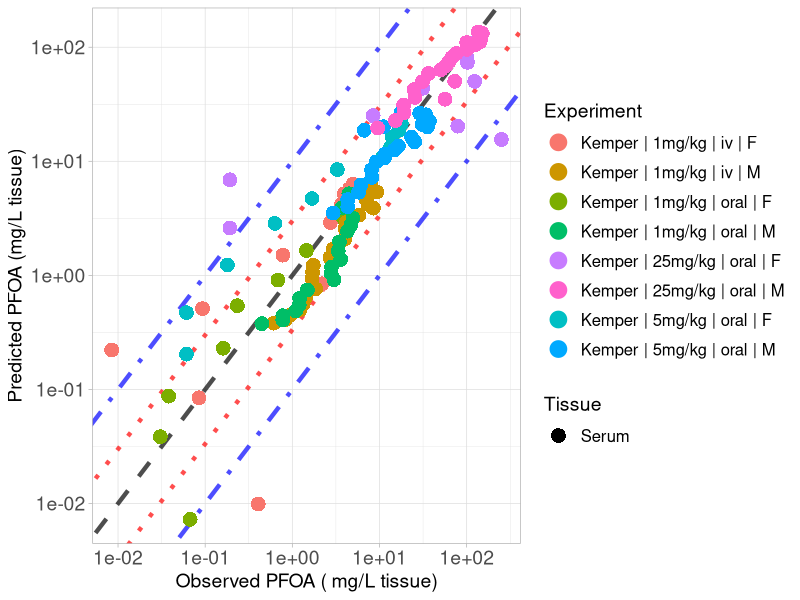

Source code (R):
library(ggplot2)

#setwd("C:/Users/ptsir/Documents/GitHub/PFAS_PBK_models/PFOA inhalation Rat/Validation/Validation_results")
setwd("/Users/user/Documents/GitHub/PFAS_PBK_models/PFOA inhalation Rat/Validation/Validation_permeability_Ka2")

# Load Results 

# 
Kemper_serum_results <- read.csv("Kemper_2003_serum_results.csv", header = T)
Kemper_iv_F_1 <- Kemper_serum_results[Kemper_serum_results$Dose == 1 & Kemper_serum_results$Type == "iv" &
                               Kemper_serum_results$sex == "F", ]
Kemper_iv_F_1$Experiment <- "Kemper | 1mg/kg | iv | F"

Kemper_oral_F_1 <- Kemper_serum_results[Kemper_serum_results$Dose == 1 & Kemper_serum_results$Type == "oral" &
                                 Kemper_serum_results$sex == "F", ]
Kemper_oral_F_1$Experiment <- "Kemper | 1mg/kg | oral | F"

Kemper_oral_F_5 <- Kemper_serum_results[Kemper_serum_results$Dose == 5 & Kemper_serum_results$Type == "oral" &
                                 Kemper_serum_results$sex == "F", ]
Kemper_oral_F_5$Experiment <- "Kemper | 5mg/kg | oral | F"
Kemper_oral_F_25 <- Kemper_serum_results[Kemper_serum_results$Dose == 25 & Kemper_serum_results$Type == "oral" &
                                  Kemper_serum_results$sex == "F", ]
Kemper_oral_F_25$Experiment <- "Kemper | 25mg/kg | oral | F"

Kemper_iv_M_1 <- Kemper_serum_results[Kemper_serum_results$Dose == 1 & Kemper_serum_results$Type == "iv" &
                               Kemper_serum_results$sex == "M", ]
Kemper_iv_M_1$Experiment <- "Kemper | 1mg/kg | iv | M"

Kemper_oral_M_1 <- Kemper_serum_results[Kemper_serum_results$Dose == 1 & Kemper_serum_results$Type == "oral" &
                                 Kemper_serum_results$sex == "M", ]
Kemper_oral_M_1$Experiment <- "Kemper | 1mg/kg | oral | M"

Kemper_oral_M_5 <- Kemper_serum_results[Kemper_serum_results$Dose == 5 & Kemper_serum_results$Type == "oral" &
                                 Kemper_serum_results$sex == "M", ]
Kemper_oral_M_5$Experiment <- "Kemper | 5mg/kg | oral | M"
Kemper_oral_M_25 <- Kemper_serum_results[Kemper_serum_results$Dose == 25 & Kemper_serum_results$Type == "oral" &
                                  Kemper_serum_results$sex == "M", ]
Kemper_oral_M_25$Experiment <- "Kemper | 25mg/kg | oral | M"
# 
# Kudo_high <- Kudo_results[Kudo_results$Dose == 16.560, ] 
# Kudo_high$Experiment <-  "Kudo | 16mg/kg | iv"
# 
# Kim_results <- read.csv("Kim_results.csv", header = T)
# Kim_iv <- Kim_results[Kim_results$Type == "iv",]
# Kim_iv$Experiment <-  "Kim | 1mg/kg | iv"
# 
# Kim_oral <- Kim_results[Kim_results$Type == "oral",]
# Kim_oral$Experiment <-  "Kim | 1mg/kg | oral"


Experiment <- scales::hue_pal()(8)

names(Experiment) <- unique(c( Kemper_iv_F_1$Experiment, Kemper_iv_M_1$Experiment,
                              Kemper_oral_F_1$Experiment,Kemper_oral_M_1$Experiment, Kemper_oral_F_5$Experiment, 
                               
                               Kemper_oral_M_5$Experiment,  Kemper_oral_F_25$Experiment, Kemper_oral_M_25$Experiment))



scatter_plot <- ggplot()+
  geom_abline(intercept = log10(1), slope = 1, linetype = "dashed", color = "black", linewidth = 1.5, alpha = 0.7) +  # Identity line in log10 scale
  geom_abline(intercept = log10(3), slope = 1, linetype = "dotted", color = "red", linewidth = 1.5, alpha = 0.7) +  # +3-fold error line
  geom_abline(intercept = log10(1/3), slope = 1, linetype = "dotted", color = "red", linewidth = 1.5, alpha = 0.7) +  # -3-fold error line
  geom_abline(intercept = log10(10), slope = 1, linetype = "dotdash", color = "blue", linewidth = 1.5, alpha = 0.7) +  # +10-fold error line
  geom_abline(intercept = log10(1/10), slope = 1, linetype = "dotdash", color = "blue", linewidth = 1.5, alpha = 0.7) +  # -10-fold error line
  geom_point(data = Kemper_iv_F_1, aes(x=Observed, y=Predicted, color = Experiment, shape = Tissue), size=4, stroke = 1.5)+
  geom_point(data = Kemper_oral_F_1, aes(x=Observed, y=Predicted, color = Experiment, shape = Tissue), size=4, stroke = 1.5)+
  geom_point(data = Kemper_oral_F_5, aes(x=Observed, y=Predicted, color = Experiment, shape = Tissue), size=4, stroke = 1.5)+
  geom_point(data = Kemper_oral_F_25, aes(x=Observed, y=Predicted, color = Experiment, shape = Tissue), size=4, stroke = 1.5)+
  geom_point(data = Kemper_iv_M_1, aes(x=Observed, y=Predicted, color = Experiment, shape = Tissue), size=4, stroke = 1.5)+
  geom_point(data = Kemper_oral_M_1, aes(x=Observed, y=Predicted, color = Experiment, shape = Tissue), size=4, stroke = 1.5)+
  geom_point(data = Kemper_oral_M_5, aes(x=Observed, y=Predicted, color = Experiment, shape = Tissue), size=4, stroke = 1.5)+
  geom_point(data = Kemper_oral_M_25, aes(x=Observed, y=Predicted, color = Experiment, shape = Tissue), size=4, stroke = 1.5)+
  scale_y_log10()+
  scale_x_log10()+
  scale_color_manual(values = Experiment)+
  theme(legend.spacing.y = unit(1, 'cm')) +
  guides(fill = guide_legend(byrow = TRUE))+
  theme_light()+
  labs(y = "Predicted PFOA (mg/L tissue)",
       x = "Observed PFOA ( mg/L tissue)")+
  theme(plot.title = element_text(hjust = 0.5),
        legend.key.size = unit(0.75, 'cm'),  
        legend.title = element_text(size=14),
        legend.text = element_text(size=12,  hjust = 0),
        axis.text = element_text(size = 14),
        axis.title = element_text(size = 14),
        )

#print(scatter_plot)

ggsave("validation_plot_PFOA_serum.png", scatter_plot, width = 11, height = 7, units = "in", dpi = 300)


